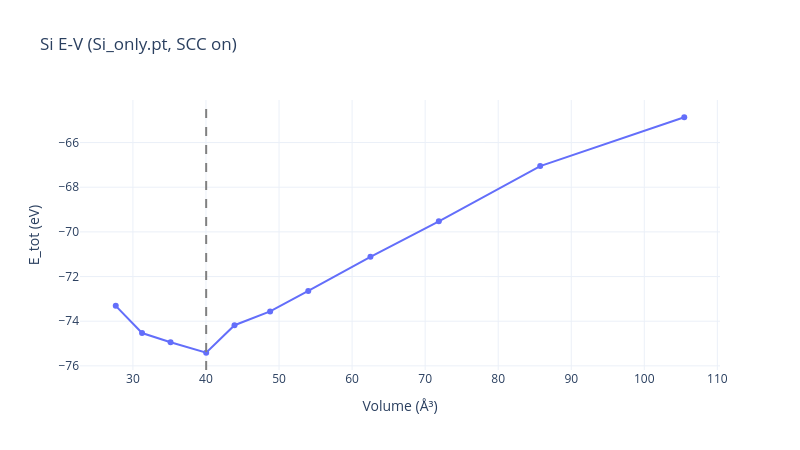

Source (notebook cell):
### Code cell
import plotly.graph_objects as go
import numpy as np
arr = np.array(rows)
V, Etot = arr[:, 1], arr[:, 5]
fig = go.Figure(go.Scatter(x=V, y=Etot, mode='lines+markers', name='E_tot'))
fig.add_vline(x=V[np.argmin(Etot)], line=dict(color='gray', dash='dash'))
fig.update_layout(xaxis_title='Volume (Å³)', yaxis_title='E_tot (eV)',
                title='Si E-V (Si_only.pt, SCC on)',
                template='plotly_white', width=800, height=450)
fig.show()

### Figure 1 — Plotly figure (JSON) as saved in the notebook; plotly's stock layout.template omitted (floating-point values rounded to 4 significant figures)
{"data": [{"mode": "lines+markers", "name": "E_tot", "type": "scatter", "x": [27.65, 31.25, 35.15, 40.03, 43.9, 48.78, 54.0, 62.51, 71.87, 85.75, 105.5], "y": [-73.31, -74.53, -74.94, -75.41, -74.18, -73.56, -72.65, -71.12, -69.53, -67.05, -64.87]}], "layout": {"height": 450, "shapes": [{"line": {"color": "gray", "dash": "dash"}, "type": "line", "x0": 40.03, "x1": 40.03, "xref": "x", "y0": 0, "y1": 1, "yref": "y domain"}], "title": {"text": "Si E-V (Si_only.pt, SCC on)"}, "width": 800, "xaxis": {"title": {"text": "Volume (Å³)"}}, "yaxis": {"title": {"text": "E_tot (eV)"}}}}
